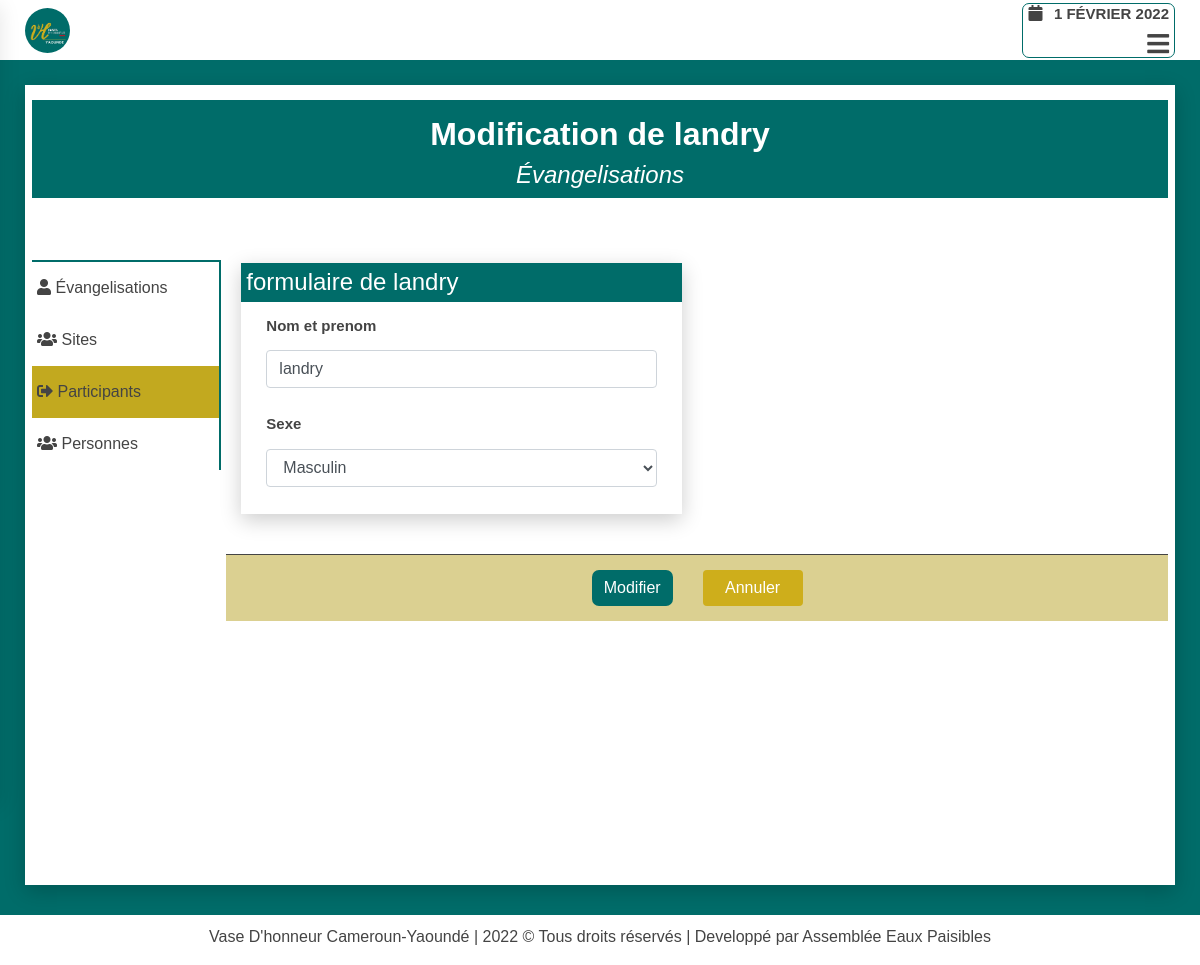
Screenshot of /evangelisation/modifier/participants/1/ (signed in) with the database file from the repository.
### evangelisation/models.py (models this page shows)
class Participant(models.Model):
    SEXE = (
        ('masculin', 'Masculin'),
        ('féminin', 'Féminin')
    )
    nom_et_prenom = models.CharField(max_length=200, unique=True, error_messages={'unique':"Un participant avec ce nom et\ou prénom existe déjà"})
    sexe = models.CharField(choices=SEXE, max_length=15, verbose_name='Sexe')
    author = models.ForeignKey(User, related_name='participants',
                                on_delete=models.SET_NULL,
                                blank=True,
                                null=True,
                                verbose_name="créer par ")
    created = models.DateTimeField(auto_now_add=True)
    updated = models.DateTimeField(auto_now=True)
    def __str__(self):
        return self.nom_et_prenom

### evangelisation/views.py (the view)
@login_required(login_url="user_login")
def evangelisation_app_operations_modifier(request, type_opera, id):
    model = None
    model = get_model(type_opera)
    instance_model = None
    context = dict()
    form_model = None
    form_model = get_form_model(type_opera)
    try:
        instance_model = model.objects.get(id=id)
        if request.method=='POST':
            form_model = form_model(instance=instance_model, data=request.POST)
            if form_model.is_valid():
                form_model.save()
                messages.success(request, 'modification réussie')
                return redirect('evangelisation:evangelisation_app_operations', type_opera)
        else:
            form_model = form_model(instance=instance_model)
        context['form'] = form_model
        context['instance_model'] = instance_model
        context['type_opera'] = type_opera
        return render(request, "pages/modifier.html", context)
    except model.DoesNotExist:
        return redirect('evangelisation:evangelisation_app_operations', type_opera)

### evangelisation/forms.py (shortened to what this page needs)
class ParticipantForm(forms.ModelForm):
    class Meta:
        model = Participant
        fields = ['nom_et_prenom', 'sexe']

### evangelisation/utils.py (called while the page is built)
def get_form_model(type_opera):
    form_model = None
    if type_opera=="participants":
        form_model = ParticipantForm
    elif type_opera=="personnes":
        form_model = PersonForm
    elif type_opera=="sites":
        form_model = SiteForm
    elif type_opera=="évangelisations":
        form_model = EvangForm
    return form_model

def get_model(type_opera):
    if type_opera=="participants":
        return Participant
    elif type_opera=="personnes":
        return Person
    elif type_opera=="sites":
        return Site
    elif type_opera=="évangelisations":
        return Evangelisation

### evangelisation/templates/pages/modifier.html (shortened to what this page needs)
{% extends 'base.html' %}
{% block hamburger %}
<div class="menu-btn">
    <i class="fas fa-bars"></i>
</div>
{% endblock hamburger %}
{% block content %}
<div class="wrapper-head-liste">
    <div class="head-liste">
        <h2>
            Modification de {{form.instance}}
        </h2>
        <h4>Évangelisations</h4>
    </div>
</div>
<div class="wrapper-liste">
    <div class="row">
        <div class="col-md-2">
            {% include 'partials/operation-side-bar-link.html' %}
        </div>
        <div class="col-md-10">
            <div class="liste">
                {% load widget_tweaks %}
                <form id="form-suppresion-liste"
                        action="{% url 'evangelisation:evangelisation_app_operations_modifier' type_opera instance_model.id %}"
                        method="post"
                        class="form-group row">
                        <div class="col-md-6">
                            <div class="wrapper-form_set_item">
                                <h4 class="form-name">formulaire de {{form.instance}}</h4>
                                <div class="form_set_item_field">
                                    {% for field in form %}
                                    <div class="form-group {% if field.errors %}has-error{% endif %}" style="overflow: auto;">
                                        <div class="form-field">
                                            <label for="{{ field.id_for_label }}">{{field.label}}</label>
                                            {% render_field field class="form-control" %}
                                        </div>
                                    </div>
                                    {% endfor %}
                                </div>
                            </div>
                        </div>
                    <div class="row">
                        <div class="col-md-12">
                            <div class="wrapper-btn-formset">
                                <button type="submit" class="btn btn-success">Modifier</button>
                                <a href="{% url 'evangelisation:evangelisation_app_operations' type_opera %}" class="btn btn-secondary">Annuler</a>
                            </div>
                        </div>
                    </div>
                </form>
            </div>
        </div>
    </div>
</div>
{% endblock content %}

### static/css_root/style.css (style rules this page uses)
* { margin: 0; padding: 0; box-sizing: border-box; font-family: "Poppins", sans-serif; }
.col, .col-1, .col-10, .col-11, .col-12, .col-2, .col-3, .col-4, .col-5, .col-6, .col-7, .col-8, .col-9, .col-auto, .col-lg, .col-lg-1, .col-lg-10, .col-lg-11, .col-lg-12, .col-lg-2, .col-lg-3, .col-lg-4, .col-lg-5, .col-lg-6, .col-lg-7, .col-lg-8, .col-lg-9, .col-lg-auto, .col-md, .col-md-1, .col-md-10, .col-md-11, .col-md-12, .col-md-2, .col-md-3, .col-md-4, .col-md-5, .col-md-6, .col-md-7, .col-md-8, .col-md-9, .col-md-auto, .col-sm, .col-sm-1, .col-sm-10, .col-sm-11, .col-sm-12, .col-sm-2, .col-sm-3, .col-sm-4, .col-sm-5, .col-sm-6, .col-sm-7, .col-sm-8, .col-sm-9, .col-sm-auto, .col-xl, .col-xl-1, .col-xl-10, .col-xl-11, .col-xl-12, .col-xl-2, .col-xl-3, .col-xl-4, .col-xl-5, .col-xl-6, .col-xl-7, .col-xl-8, .col-xl-9, .col-xl-auto { padding: 0px; }
h2, h4, p, a, small, b, div, section { color: #444; }
.row { margin: 0; width: 100%; }
body { min-height: 100vh; background-color: #006c69; }
.menu-btn { position: relative; color: #444; font-size: 25px; text-align: right; width: 100%; cursor: pointer; font-weight: bold; }
.btn-secondary { width: 100px; background: #c2a91f; }
.form-field input { width: 100%; }
.wrapper-form_set_item { margin: 15px; box-shadow: 0 6px 20px 0 rgba(0,0,0, .2); }
.wrapper-form_set_item h4 { background-color: #006c69; color: #fff; width: 100%; padding: 5px; }
.form_set_item_field { padding: 0px 25px 7px; }
.wrapper-btn-formset { display: flex; justify-content: center; align-items: center; width: 100%; margin-top: 25px; padding-top: 15px; padding-bottom: 15px; border-top: 1px solid; background-color: #dbd091; }
.wrapper-btn-formset button { margin-right: 15px; }
.wrapper-btn-formset a { margin-left: 15px; }

### accounts/static/accounts/css/accounts.css (style rules this page uses)
.form-group label { font-weight: bold; font-size: 15px; }
.btn-success { background: #006c69; border: none; border-radius: 7px; }
.btn-secondary { background: #ceae1b; border: none; }
.wrapper-head-liste { position: relative; background-color: #fff; width: 100%; display: flex; flex-direction: column; justify-content: center; align-items: center; padding: 15px 0px; }
.wrapper-head-liste .head-liste { display:flex; flex-direction: column; justify-content: center; align-items: center; width: 100%; background-color: #006c69; }
.head-liste h2 { display: block; color: #fff; font-weight: bold; margin-top: 15px; }
.head-liste h4 { display: block; font-style: italic; color: #fff; }
.wrapper-liste { width: 100%; }
.liste { display: flex; justify-content: space-between; flex-direction: column; flex-wrap: wrap; width: 100%; padding-left: 5px; margin-top: 35px; }
.liste form#form-suppresion-liste { width: 100%; }
.liste form#form-suppresion-liste label { padding: 5px 5px 5px 0px;font-weight: bold; }
select { padding: 4px 8px; border: none; margin-right: 5px; border-radius: 7px; background: #c7ebca; }

### rows the page displays
Participant: instance "landry", nom_et_prenom "landry" "Masculin"

### other values shown
{{ field.label }} "Nom et prenom" "Sexe"
